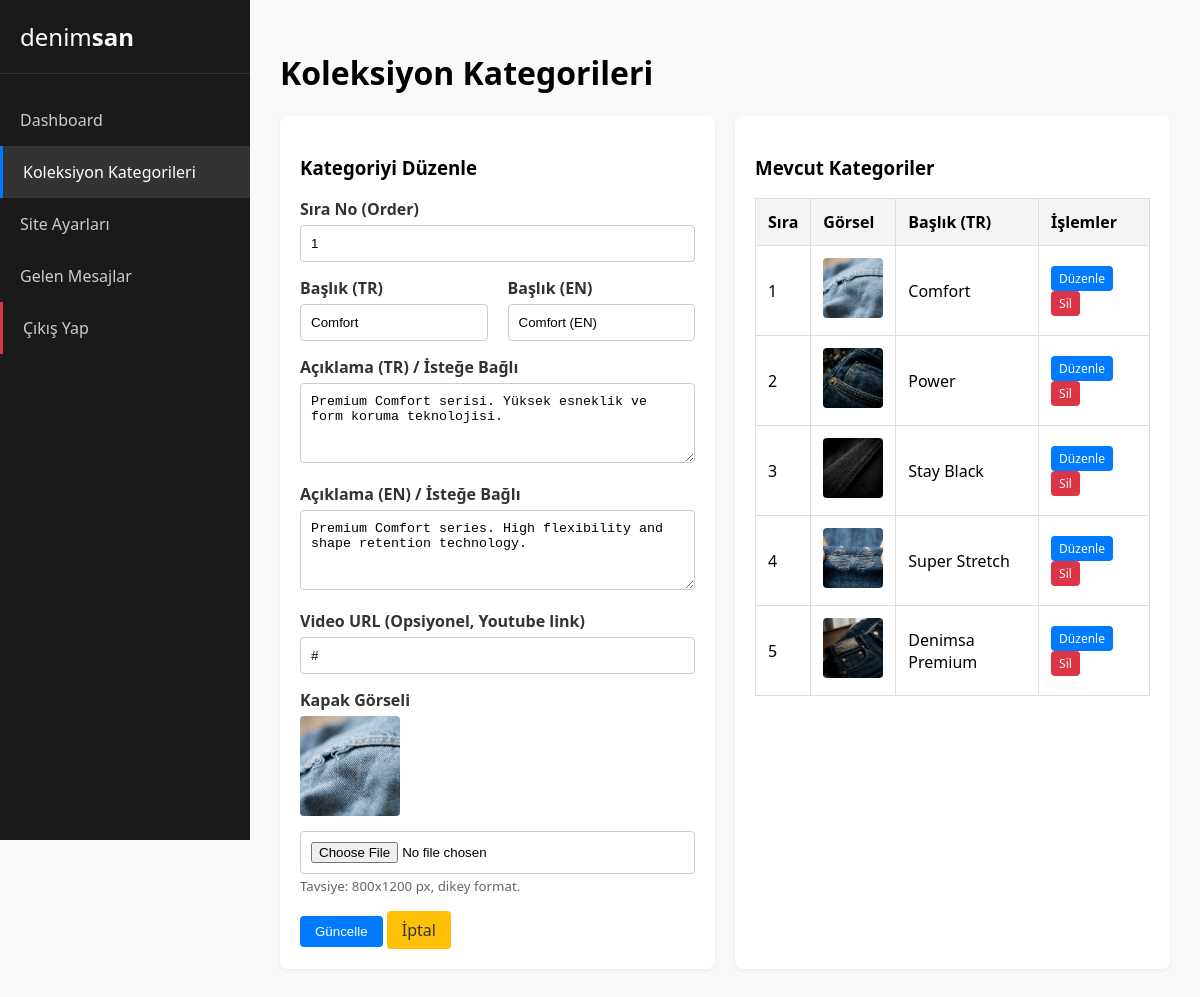
/admin/pages/categories.php?edit=1 (signed in), run on the app's committed database.
### tables this page shows
CREATE TABLE IF NOT EXISTS `collection_categories` (
  `id` INT AUTO_INCREMENT PRIMARY KEY,
  `title_tr` VARCHAR(255) NOT NULL,
  `title_en` VARCHAR(255) NOT NULL,
  `description_tr` TEXT,
  `description_en` TEXT,
  `cover_image` VARCHAR(255),
  `video_url` VARCHAR(255) DEFAULT NULL,
  `order_num` INT DEFAULT 0,
  `is_active` BOOLEAN DEFAULT TRUE,
  `created_at` TIMESTAMP DEFAULT CURRENT_TIMESTAMP,
  `updated_at` TIMESTAMP DEFAULT CURRENT_TIMESTAMP ON UPDATE CURRENT_TIMESTAMP
);

### admin/pages/categories.php (the view, shortened to what this page needs)
<?php
require_once '../../includes/db.php';
$editMode = isset($_GET['edit']);
$editId = $editMode ? (int)$_GET['edit'] : 0;
$catData = [
    'title_tr' => '', 'title_en' => '',
    'description_tr' => '', 'description_en' => '',
    'video_url' => '', 'order_num' => 0
];
if ($editMode) {
    $stmt = $pdo->prepare("SELECT * FROM collection_categories WHERE id = ?");
    $stmt->execute([$editId]);
    $catData = $stmt->fetch() ?: $catData;
}
$categories = $pdo->query("SELECT * FROM collection_categories ORDER BY order_num ASC")->fetchAll();
?>
<!DOCTYPE html>
<html lang="tr">
<head>
</head>
<body>
    <div class="sidebar">
        <div class="sidebar-logo">denim<strong>san</strong></div>
        <a href="../index.php" class="nav-link">Dashboard</a>
        <a href="categories.php" class="nav-link active">Koleksiyon Kategorileri</a>
        <a href="settings.php" class="nav-link">Site Ayarları</a>
        <a href="messages.php" class="nav-link">Gelen Mesajlar</a>
        <a href="../logout.php" class="nav-link" style="margin-top: auto; border-left: 3px solid #dc3545;">Çıkış Yap</a>
    </div>
    <div class="content">
        <h1>Koleksiyon Kategorileri</h1>
        <div class="grid-2">
            <div class="card">
                <h3><?= $editMode ? 'Kategoriyi Düzenle' : 'Yeni Kategori Ekle' ?></h3>
                <form method="POST" enctype="multipart/form-data">
                    <div class="form-group">
                        <label>Sıra No (Order)</label>
                        <input type="number" name="order_num" value="<?= htmlspecialchars($catData['order_num']) ?>" required>
                    </div>
                    <div class="grid-2">
                        <div class="form-group">
                            <label>Başlık (TR)</label>
                            <input type="text" name="title_tr" value="<?= htmlspecialchars($catData['title_tr']) ?>" required>
                        </div>
                        <div class="form-group">
                            <label>Başlık (EN)</label>
                            <input type="text" name="title_en" value="<?= htmlspecialchars($catData['title_en']) ?>" required>
                        </div>
                    </div>
                    <div class="form-group">
                        <label>Açıklama (TR) / İsteğe Bağlı</label>
                        <textarea name="description_tr"><?= htmlspecialchars($catData['description_tr']) ?></textarea>
                    </div>
                    <div class="form-group">
                        <label>Açıklama (EN) / İsteğe Bağlı</label>
                        <textarea name="description_en"><?= htmlspecialchars($catData['description_en']) ?></textarea>
                    </div>
                    <div class="form-group">
                        <label>Video URL (Opsiyonel, Youtube link)</label>
                        <input type="text" name="video_url" value="<?= htmlspecialchars($catData['video_url']) ?>">
                    </div>
                    <div class="form-group">
                        <label>Kapak Görseli</label>
                        <?php if($editMode && !empty($catData['cover_image'])): ?>
                            <div style="margin-bottom:10px;">
                                <img src="../../<?= $catData['cover_image'] ?>" alt="Current Image" class="img-preview">
                            </div>
                        <?php endif; ?>
                        <input type="file" name="cover_image" accept="image/*" <?= $editMode ? '' : 'required' ?>>
                        <small style="color:#666;">Tavsiye: 800x1200 px, dikey format.</small>
                    </div>
                    <button type="submit" class="btn"><?= $editMode ? 'Güncelle' : 'Ekle' ?></button>
                    <?php if($editMode): ?>
                        <a href="categories.php" class="btn btn-warning">İptal</a>
                    <?php endif; ?>
                </form>
            </div>
            <div class="card">
                <h3>Mevcut Kategoriler</h3>
                <table>
                    <thead>
                        <tr>
                            <th>Sıra</th>
                            <th>Görsel</th>
                            <th>Başlık (TR)</th>
                            <th>İşlemler</th>
                        </tr>
                    </thead>
                    <tbody>
                        <?php foreach($categories as $row): ?>
                        <tr>
                            <td><?= $row['order_num'] ?></td>
                            <td>
                                <?php if($row['cover_image']): ?>
                                    <img src="../../<?= $row['cover_image'] ?>" class="img-preview" style="max-width: 60px;">
                                <?php endif; ?>
                            </td>
                            <td><?= htmlspecialchars($row['title_tr']) ?></td>
                            <td>
                                <a href="categories.php?edit=<?= $row['id'] ?>" class="btn" style="padding: 4px 8px; font-size:12px;">Düzenle</a>
                                <a href="categories.php?delete=<?= $row['id'] ?>" class="btn btn-danger" style="padding: 4px 8px; font-size:12px;" onclick="return confirm('Silmek istediğinize emin misiniz?');">Sil</a>
                            </td>
                        </tr>
                        <?php endforeach; ?>
                    </tbody>
                </table>
            </div>
        </div>
    </div>
</body>
</html>

### admin/pages/categories.php (style rules this page uses)
body { font-family: 'Segoe UI', Tahoma, Geneva, Verdana, sans-serif; margin: 0; padding: 0; background-color: #f8f9fa; display: flex; }
.sidebar { width: 250px; background-color: #1a1a1a; color: white; min-height: 100vh; padding: 20px 0; position: fixed; }
.sidebar-logo { padding: 0 20px 20px; font-size: 24px; font-weight: 300; border-bottom: 1px solid #333; margin-bottom: 20px; }
.sidebar-logo strong { font-weight: 600; }
.nav-link { display: block; padding: 15px 20px; color: #ccc; text-decoration: none; transition: 0.3s; }
.nav-link:hover, .nav-link.active { background-color: #333; color: white; border-left: 3px solid #007bff; }
.content { margin-left: 250px; padding: 30px; width: calc(100% - 250px); box-sizing: border-box; }
.card { background: white; border-radius: 8px; box-shadow: 0 2px 4px rgba(0,0,0,0.05); padding: 20px; margin-bottom: 20px; }
.grid-2 { display: grid; grid-template-columns: 1fr 1fr; gap: 20px; }
.form-group { margin-bottom: 15px; }
label { display: block; font-weight: bold; margin-bottom: 5px; color: #333; }
input[type="text"], input[type="number"], textarea, input[type="file"] { width: 100%; padding: 10px; border: 1px solid #ccc; border-radius: 4px; box-sizing: border-box; }
textarea { height: 80px; resize: vertical; }
.btn { padding: 8px 15px; background-color: #007bff; color: white; border: none; border-radius: 4px; text-decoration: none; cursor: pointer; display: inline-block; }
.btn-danger { background-color: #dc3545; }
.btn-warning { background-color: #ffc107; color: #333; }
table { width: 100%; border-collapse: collapse; margin-top: 15px; }
th, td { padding: 12px; border: 1px solid #ddd; text-align: left; }
th { background-color: #f4f4f4; }
.img-preview { max-width: 100px; height: auto; border-radius: 4px; }

### data on the page
collection_categories: order_num "1", title_tr "Comfort", title_en "Comfort (EN)", description_tr "Premium Comfort serisi. Yüksek esneklik ve form koruma teknolojisi.", description_en "Premium Comfort series. High flexibility and shape retention technology.", video_url "#", cover_image (picture)
collection_categories: order_num "2", cover_image (picture), title_tr "Power"
collection_categories: order_num "3", cover_image (picture), title_tr "Stay Black"
collection_categories: order_num "4", cover_image (picture), title_tr "Super Stretch"
collection_categories: order_num "5", cover_image (picture), title_tr "Denimsa Premium"
